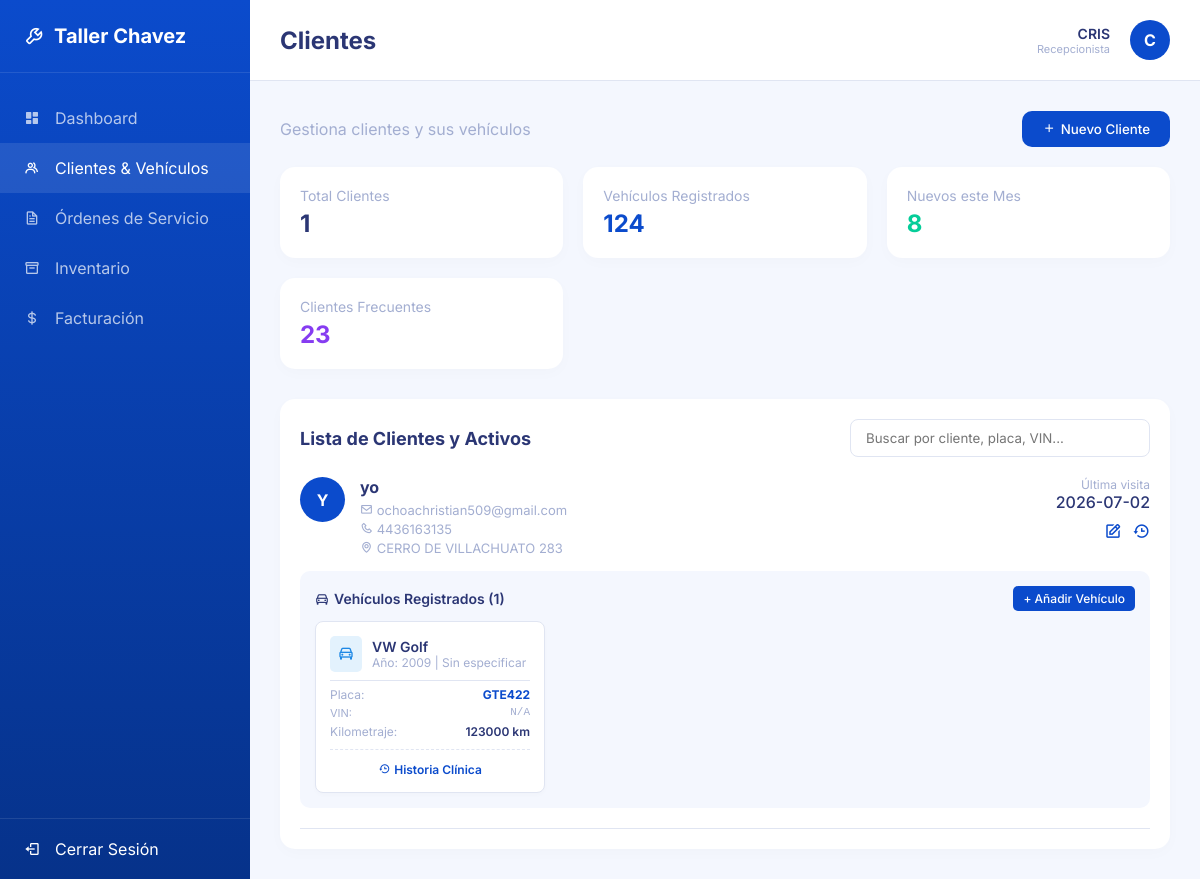
The app's page /clientes/ (signed in), older data.
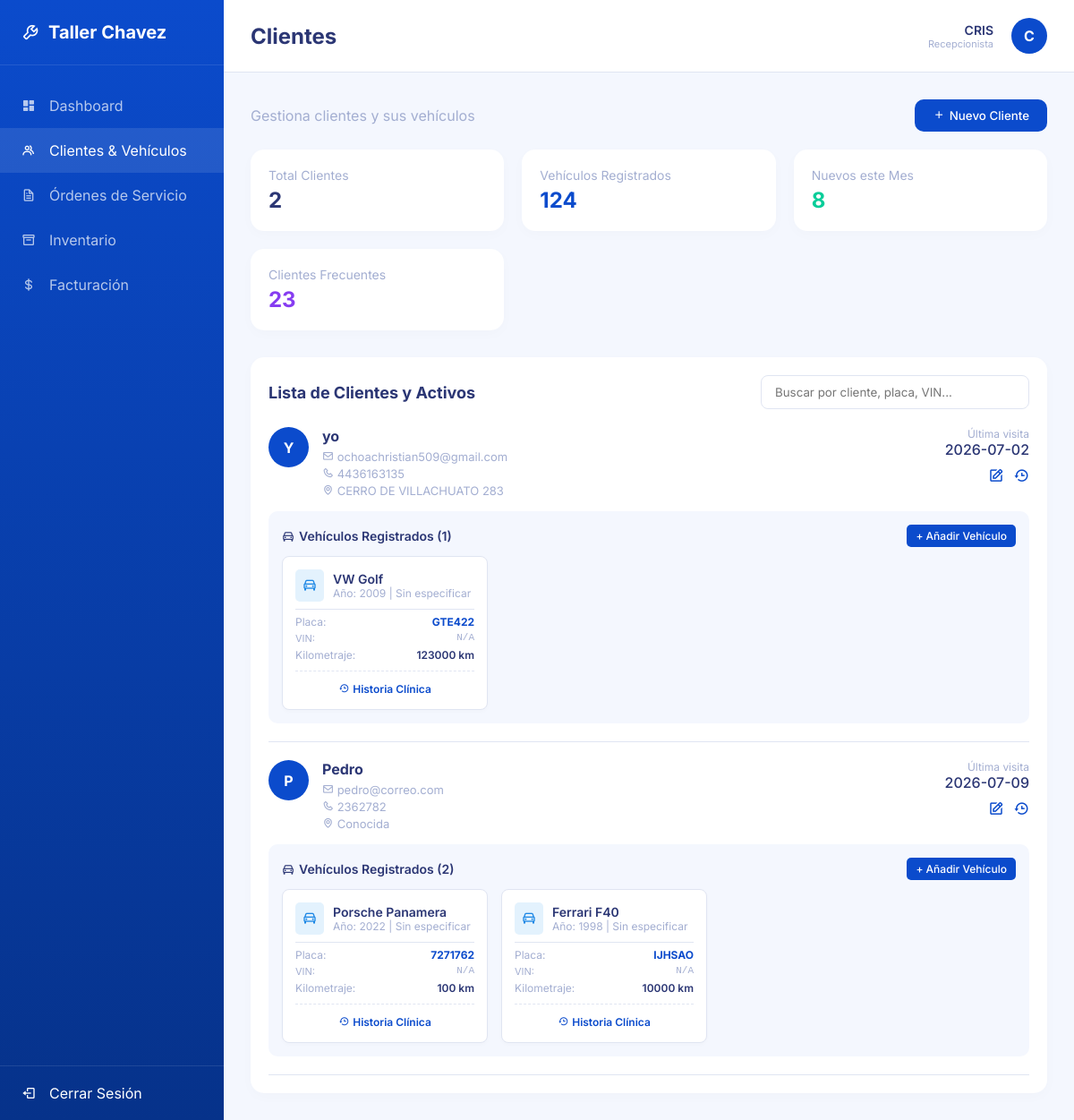
The same page, newer data.
### clientes/models.py (models this page shows, shortened)
class Cliente(models.Model):
    nombre = models.CharField(max_length=100)
    email = models.EmailField(unique=True, blank=True, null=True)
    telefono = models.CharField(max_length=20)
    direccion = models.TextField(blank=True, null=True)
    fecha_registro = models.DateTimeField(auto_now_add=True)

class Vehiculo(models.Model):
    cliente = models.ForeignKey(Cliente, on_delete=models.CASCADE, related_name='vehiculos')
    marca = models.CharField(max_length=50)
    modelo = models.CharField(max_length=50)
    anio = models.IntegerField()
    color = models.CharField(max_length=30, default='Sin especificar')
    placa = models.CharField(max_length=20, unique=True)
    vin = models.CharField(max_length=17, unique=True, null=True, blank=True)
    kilometraje = models.IntegerField(default=0)

### clientes/views.py (the view)
# urls.py: path('', views.clientes_lista, name='clientes_lista'),
@recepcionista_required
def clientes_lista(request):
    if request.method == 'POST':
        form = ClienteForm(request.POST)
        if form.is_valid():
            form.save()
            messages.success(request, 'Cliente registrado exitosamente.')
            return redirect('clientes_lista')
        else:
            for field, errors in form.errors.items():
                for error in errors:
                    messages.error(request, f"{error}")
    else:
        form = ClienteForm()
    clientes = Cliente.objects.prefetch_related('vehiculos').all()
    vehiculo_form = VehiculoForm()
    return render(request, 'clientes/lista.html', {'clientes': clientes, 'form': form, 'vehiculo_form': vehiculo_form})

### clientes/forms.py
class ClienteForm(forms.ModelForm):
    class Meta:
        model = Cliente
        fields = ['nombre', 'email', 'telefono', 'direccion']
        widgets = {
            'nombre': forms.TextInput(attrs={'class': 'form-control', 'required': 'required'}),
            'email': forms.EmailInput(attrs={'class': 'form-control'}),
            'telefono': forms.TextInput(attrs={'class': 'form-control', 'required': 'required'}),
            'direccion': forms.Textarea(attrs={'class': 'form-control', 'rows': 3}),
        }

### clientes/templates/clientes/lista.html (shortened to what the changed rows need)
{% extends 'base.html' %}
{% block content %}
<div class="stats-grid">
    <div class="stat-card">
        <div class="stat-title">Total Clientes</div>
        <div class="stat-value">{{ clientes.count }}</div>
    </div>
</div>
<div class="card-table">
    <div id="contenedorClientes" style="display: flex; flex-direction: column; gap: 20px;">
        {% for cliente in clientes %}
        <div class="item-cliente" style="border-bottom: 1px solid var(--border-color); padding-bottom: 20px;">
            <div style="display: flex; justify-content: space-between; margin-bottom: 15px;">
                <div style="display: flex; gap: 15px;">
                    <div class="avatar" style="width: 45px; height: 45px; font-size: 16px;">
                        {{ cliente.nombre|make_list|first|upper }}
                    </div>
                    <div>
                        <div style="font-weight: bold; font-size: 16px; color: var(--text-main);">{{ cliente.nombre }}</div>
                        <div style="color: var(--text-muted); font-size: 13px; display: flex; flex-direction: column; gap: 3px; margin-top: 5px;">
                            <span><i class='bx bx-envelope'></i> {{ cliente.email|default:"Sin correo" }}</span>
                            <span><i class='bx bx-phone'></i> {{ cliente.telefono }}</span>
                            <span><i class='bx bx-map'></i> {{ cliente.direccion|default:"Sin dirección" }}</span>
                        </div>
                    </div>
                </div>
                <div style="text-align: right;">
                    <div style="font-size: 12px; color: var(--text-muted);">Última visita</div>
                    <div style="font-weight: 500; margin-bottom: 10px;">{{ cliente.fecha_registro|date:"Y-m-d" }}</div>
                    <div style="color: var(--primary-blue); font-size: 18px; display: flex; gap: 10px; justify-content: flex-end;">
                        <i class='bx bx-edit' style="cursor: pointer;"></i>
                        <i class='bx bx-history' style="cursor: pointer;"></i>
                    </div>
                </div>
            </div>
            <div style="background: var(--light-bg); border-radius: 10px; padding: 15px;">
                <div style="font-size: 14px; font-weight: 600; margin-bottom: 10px; display: flex; align-items: center; justify-content: space-between;">
                    <span style="display: flex; align-items: center; gap: 5px;"><i class='bx bx-car'></i> Vehículos Registrados ({{ cliente.vehiculos.count }})</span>
                    <button onclick="openModal('modalVehiculo{{ cliente.id }}')" style="background: var(--primary-blue); color: white; border: none; padding: 5px 10px; border-radius: 5px; cursor: pointer; font-size: 12px; font-weight: 500;">+ Añadir Vehículo</button>
                </div>
                <div style="display: flex; flex-wrap: wrap; gap: 15px;">
                    {% for vehiculo in cliente.vehiculos.all %}
                    <div style="background: white; border-radius: 8px; padding: 14px; width: 230px; box-shadow: 0 2px 5px rgba(0,0,0,0.02); border: 1px solid var(--border-color);">
                        <div style="display: flex; align-items: center; gap: 10px; margin-bottom: 8px;">
                            <div style="background: #e3f2fd; color: #1e88e5; border-radius: 5px; padding: 8px;"><i class='bx bx-car'></i></div>
                            <div>
                                <div style="font-weight: 600; font-size: 14px;">{{ vehiculo.marca }} {{ vehiculo.modelo }}</div>
                                <div style="color: var(--text-muted); font-size: 12px;">Año: {{ vehiculo.anio }} | {{ vehiculo.color }}</div>
                            </div>
                        </div>
                        <div style="font-size: 12px; color: var(--text-muted); display: flex; justify-content: space-between; border-top: 1px solid var(--border-color); padding-top: 6px;">
                            <span>Placa:</span> <span style="font-weight: bold; color: var(--primary-blue);">{{ vehiculo.placa }}</span>
                        </div>
                        <div style="font-size: 11px; color: var(--text-muted); display: flex; justify-content: space-between; margin-top: 4px;">
                            <span>VIN:</span> <span style="font-family: monospace;">{{ vehiculo.vin|default:"N/A"|truncatechars:10 }}</span>
                        </div>
                        <div style="font-size: 12px; color: var(--text-muted); display: flex; justify-content: space-between; margin-top: 4px;">
                            <span>Kilometraje:</span> <span style="font-weight: 600; color: var(--text-main);">{{ vehiculo.kilometraje }} km</span>
                        </div>
                        <div style="margin-top: 10px; border-top: 1px dashed var(--border-color); padding-top: 8px; text-align: center;">
                            <a href="{% url 'vehiculo_historial' vehiculo.id %}" style="color: var(--primary-blue); font-size: 12px; font-weight: 600; text-decoration: none; display: inline-flex; align-items: center; gap: 4px;">
                                <i class='bx bx-history'></i> Historia Clínica
                            </a>
                        </div>
                    </div>
                    {% empty %}
                    <div style="color: var(--text-muted); font-size: 13px;">Sin vehículos registrados para este cliente.</div>
                    {% endfor %}
                </div>
            </div>
        </div>
        {% empty %}
        <div style="text-align: center; padding: 20px; color: var(--text-muted);">No hay clientes registrados.</div>
        {% endfor %}
    </div>
</div>
{% endblock %}

Row changes from the older to the newer data that the page shows:
added Cliente: nombre|make_list "P", nombre "Pedro", email "pedro@correo.com", telefono "2362782", direccion "Conocida", fecha_registro "2026-07-09", vehiculos.count "2"
added Vehiculo: marca "Porsche", modelo "Panamera", anio "2022", color "Sin especificar", placa "7271762", vin "N/A", kilometraje "100", shown under "P"
added Vehiculo: marca "Ferrari", modelo "F40", anio "1998", color "Sin especificar", placa "IJHSAO", vin "N/A", kilometraje "10000", shown under "P"
Text that changed along with them:
{{ clientes.count }}: "1" → "2"
